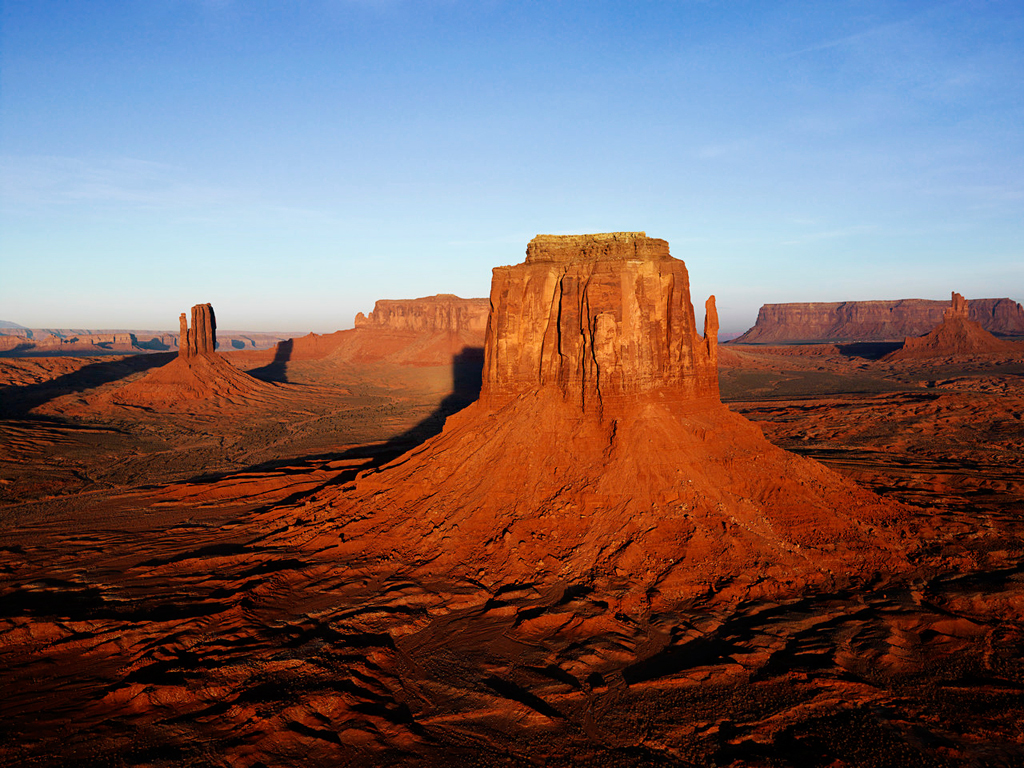
%> input picture MATLABCIA/MATLAB_ANUBHAV/Desert.jpg, 1024 x 768 px
$ octave image_proc_8.m   (GNU Octave 9; MATLAB toolbox functions it lacks are replaced by stand-ins)
%> lines starting %> are read from the running program, lines starting %| are printed output that depends on the picture
%image_proc_8.m : Write a program to convert any RGB to gray scale image
%Fix gray scale image on RHS of RGB image
clc;
clear all;
close all;
file1=input('\nEnter Input Image File Name = ','s');
%> the answer given: Desert.jpg
file2=input('Enter Output Image File Name = ','s');
%> the answer given: out.png
x=imread(file1);
%> x is the input picture: size 768x1024x3 uint8; mean R, G, B 119.4, 99.2, 100.1
[r,c,d]=size(x);
%> r = 768; c = 1024; d = 3
g(1:r,1:c,1)=.2989*x(1:r,1:c,1)+.587*x(1:r,1:c,2)+.114*x(1:r,1:c,3);
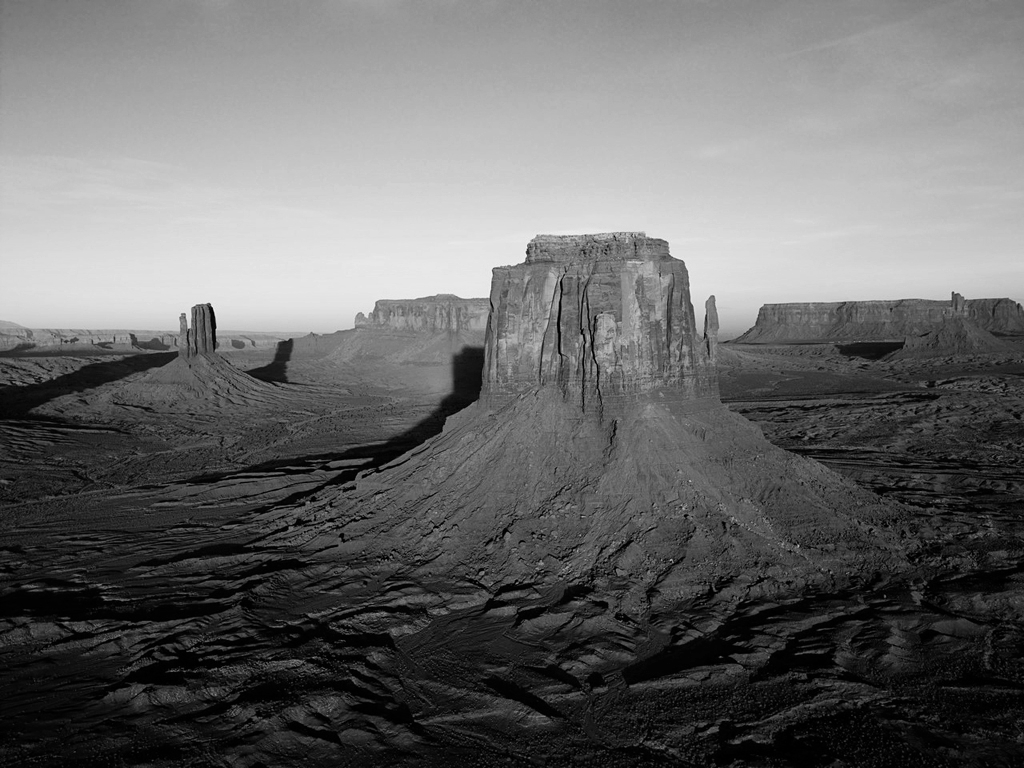
%> g: size 768x1024 uint8; min 0, max 245, mean 105.3
y=x; %copying RGB to y
y(1:r,c+1:2*c,1)=g(1:r,1:c,1);
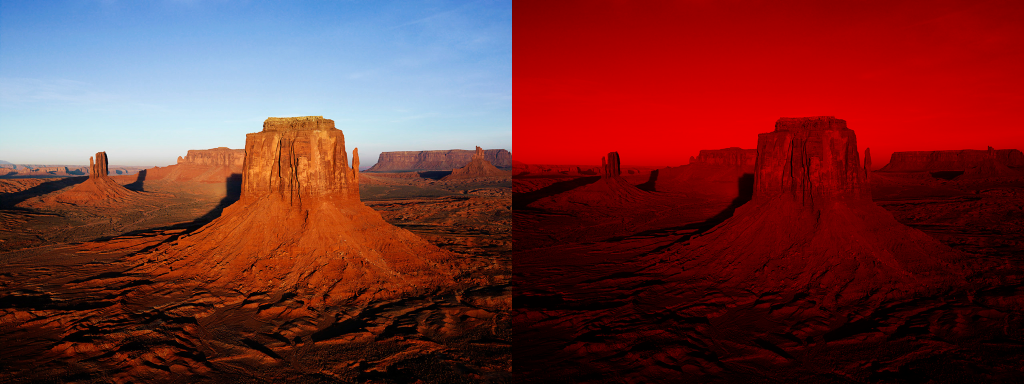
%> y: size 768x2048x3 uint8 (shown at 1/2 size); mean R, G, B 112.3, 49.6, 50
y(1:r,c+1:2*c,2)=g(1:r,1:c,1);
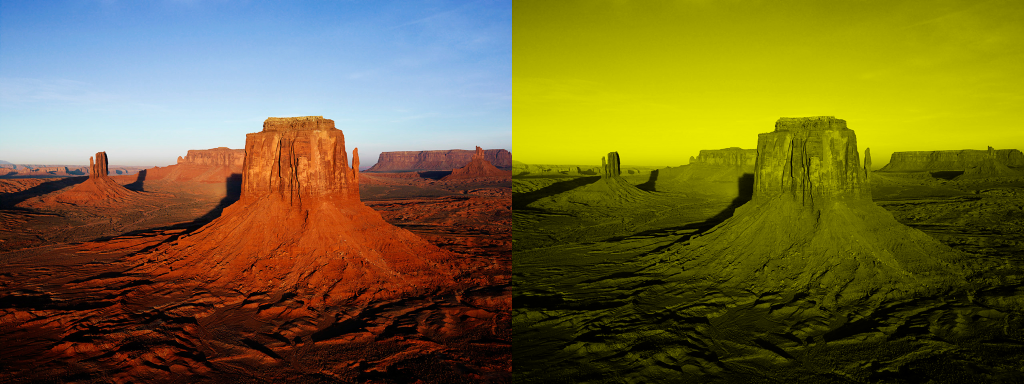
%> y: size 768x2048x3 uint8 (shown at 1/2 size); mean R, G, B 112.3, 102.2, 50
y(1:r,c+1:2*c,3)=g(1:r,1:c,1);
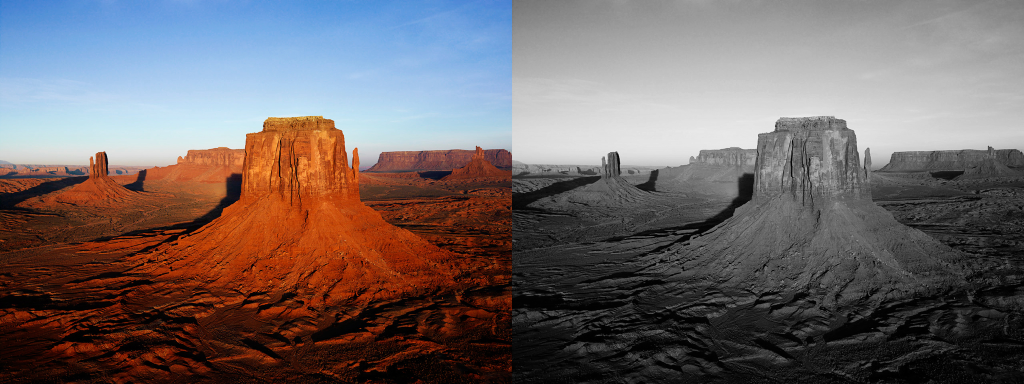
%> y: size 768x2048x3 uint8 (shown at 1/2 size); mean R, G, B 112.3, 102.2, 102.7
imwrite(y,file2);
imshow(y);
%end
